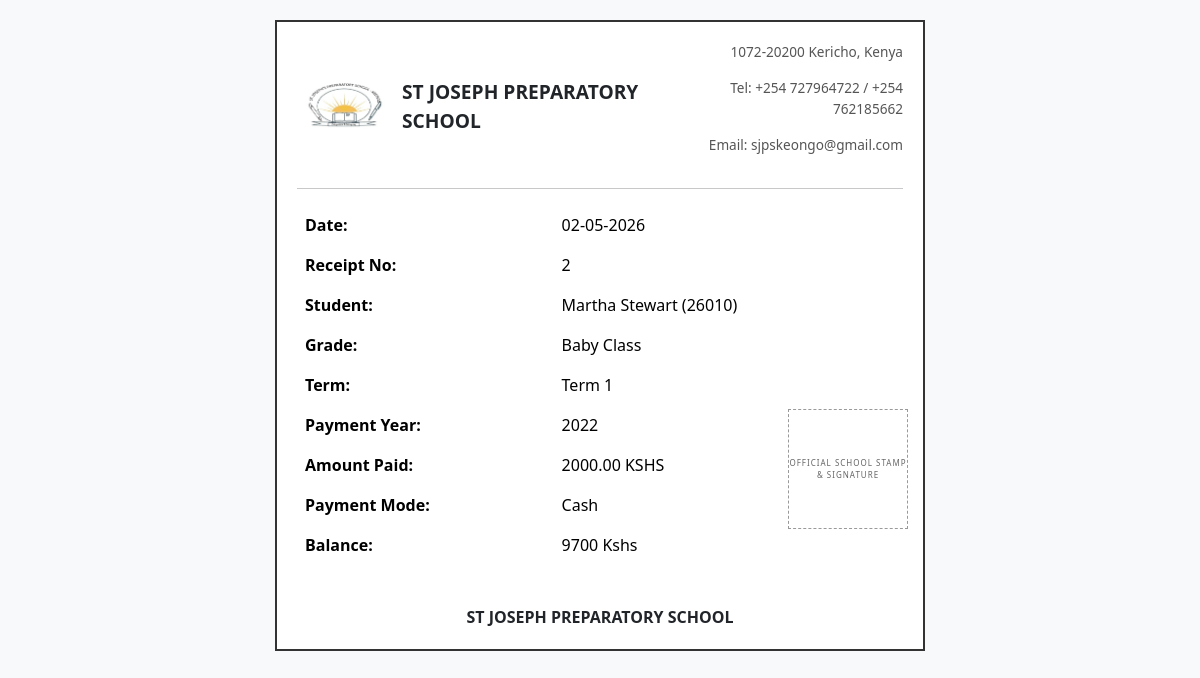
Screenshot of /fees/receipt/view/2/ with the database file from the repository.
### fees/models.py (models this page shows, shortened)
class Fee(models.Model):
    TERM_CHOICES = [
        ("Term 1", "Term 1"),
        ("Term 2", "Term 2"),
        ("Term 3", "Term 3"),
    ]
    PAYMENT_CHOICES = [
        ("Cash", "Cash"),
        ("Bank", "Bank"),
        ("Mpesa", "Mpesa"),
    ]
    GRADE_TOTALS = {
        'Baby Class': {'Term 1': 4300, 'Term 2': 3800, 'Term 3': 4500},
        'PP1': {'Term 1': 4400, 'Term 2': 3900, 'Term 3': 4600},
        'PP2': {'Term 1': 4400, 'Term 2': 3900, 'Term 3': 4600},
        'Grade 1': {'Term 1': 5300, 'Term 2': 4800, 'Term 3': 5100},
        'Grade 2': {'Term 1': 5100, 'Term 2': 4700, 'Term 3': 5100},
        'Grade 3': {'Term 1': 6300, 'Term 2': 5800, 'Term 3': 6500},
        'Grade 4': {'Term 1': 7300, 'Term 2': 6800, 'Term 3': 7300},
        'Grade 5': {'Term 1': 7800, 'Term 2': 7300, 'Term 3': 7800},
        'Grade 6': {'Term 1': 8300, 'Term 2': 7800, 'Term 3': 8500},
        'Grade 7': {'Term 1': 8300, 'Term 2': 7800, 'Term 3': 8500},
        'Grade 8': {'Term 1': 8300, 'Term 2': 7800, 'Term 3': 8500},
        'Grade 9': {'Term 1': 8300, 'Term 2': 7800, 'Term 3': 8500},
    }
    HISTORICAL_FEES = {
        2022: {
            'Baby Class': {'Term 1': 4000, 'Term 2': 3500, 'Term 3': 4200},
            'PP1': {'Term 1': 4100, 'Term 2': 3600, 'Term 3': 4300},
            'PP2': {'Term 1': 4100, 'Term 2': 3600, 'Term 3': 4300},
            'Grade 1': {'Term 1': 5000, 'Term 2': 4500, 'Term 3': 4750},
            'Grade 2': {'Term 1': 4800, 'Term 2': 4400, 'Term 3': 4800},
            'Grade 3': {'Term 1': 6000, 'Term 2': 5500, 'Term 3': 6200},
            'Grade 4': {'Term 1': 7000, 'Term 2': 6500, 'Term 3': 7000},
            'Grade 5': {'Term 1': 7500, 'Term 2': 7000, 'Term 3': 7500},
            'Grade 6': {'Term 1': 8000, 'Term 2': 7500, 'Term 3': 8200},
            'Grade 7': {'Term 1': 8000, 'Term 2': 7500, 'Term 3': 8200},
            'Grade 8': {'Term 1': 8000, 'Term 2': 7500, 'Term 3': 8200},
            'Grade 9': {'Term 1': 8000, 'Term 2': 7500, 'Term 3': 8200},
        },
        2023: {
            'Baby Class': {'Term 1': 4100, 'Term 2': 3600, 'Term 3': 4300},
            'PP1': {'Term 1': 4200, 'Term 2': 3700, 'Term 3': 4400},
            'PP2': {'Term 1': 4200, 'Term 2': 3700, 'Term 3': 4400},
            'Grade 1': {'Term 1': 5100, 'Term 2': 4600, 'Term 3': 4850},
            'Grade 2': {'Term 1': 4900, 'Term 2': 4500, 'Term 3': 4900},
            'Grade 3': {'Term 1': 6100, 'Term 2': 5600, 'Term 3': 6300},
            'Grade 4': {'Term 1': 7100, 'Term 2': 6600, 'Term 3': 7100},
            'Grade 5': {'Term 1': 7600, 'Term 2': 7100, 'Term 3': 7600},
            'Grade 6': {'Term 1': 8100, 'Term 2': 7600, 'Term 3': 8300},
            'Grade 7': {'Term 1': 8100, 'Term 2': 7600, 'Term 3': 8300},
            'Grade 8': {'Term 1': 8100, 'Term 2': 7600, 'Term 3': 8300},
            'Grade 9': {'Term 1': 8100, 'Term 2': 7600, 'Term 3': 8300},
        },
        2024: {
            'Baby Class': {'Term 1': 4200, 'Term 2': 3700, 'Term 3': 4400},
            'PP1': {'Term 1': 4300, 'Term 2': 3800, 'Term 3': 4500},
            'PP2': {'Term 1': 4300, 'Term 2': 3800, 'Term 3': 4500},
            'Grade 1': {'Term 1': 5200, 'Term 2': 4700, 'Term 3': 5000},
            'Grade 2': {'Term 1': 5000, 'Term 2': 4600, 'Term 3': 5000},
            'Grade 3': {'Term 1': 6200, 'Term 2': 5700, 'Term 3': 6400},
            'Grade 4': {'Term 1': 7200, 'Term 2': 6700, 'Term 3': 7200},
            'Grade 5': {'Term 1': 7700, 'Term 2': 7200, 'Term 3': 7700},
            'Grade 6': {'Term 1': 8200, 'Term 2': 7700, 'Term 3': 8400},
            'Grade 7': {'Term 1': 8200, 'Term 2': 7700, 'Term 3': 8400},
            'Grade 8': {'Term 1': 8200, 'Term 2': 7700, 'Term 3': 8400},
            'Grade 9': {'Term 1': 8200, 'Term 2': 7700, 'Term 3': 8400},
        },
        2025: {
            'Baby Class': {'Term 1': 4300, 'Term 2': 3800, 'Term 3': 4500},
            'PP1': {'Term 1': 4400, 'Term 2': 3900, 'Term 3': 4600},
            'PP2': {'Term 1': 4400, 'Term 2': 3900, 'Term 3': 4600},
            'Grade 1': {'Term 1': 5300, 'Term 2': 4800, 'Term 3': 5100},
            'Grade 2': {'Term 1': 5100, 'Term 2': 4700, 'Term 3': 5100},
            'Grade 3': {'Term 1': 6300, 'Term 2': 5800, 'Term 3': 6500},
            'Grade 4': {'Term 1': 7300, 'Term 2': 6800, 'Term 3': 7300},
            'Grade 5': {'Term 1': 7800, 'Term 2': 7300, 'Term 3': 7800},
            'Grade 6': {'Term 1': 8300, 'Term 2': 7800, 'Term 3': 8500},
            'Grade 7': {'Term 1': 8300, 'Term 2': 7800, 'Term 3': 8500},
            'Grade 8': {'Term 1': 8300, 'Term 2': 7800, 'Term 3': 8500},
            'Grade 9': {'Term 1': 8300, 'Term 2': 7800, 'Term 3': 8500},
        }
    }
    student = models.ForeignKey(Student, on_delete=models.CASCADE)
    term = models.CharField(max_length=10, choices=TERM_CHOICES, default="Term 1")
    payment_year = models.IntegerField(default=datetime.now().year)
    amount_paid = models.DecimalField(max_digits=10, decimal_places=2)
    payment_method = models.CharField(max_length=10, choices=PAYMENT_CHOICES)
    mpesa_code = models.CharField(max_length=20, blank=True, null=True)
    receipt = models.FileField(upload_to='receipts/%Y/%m/%d/', null=True, blank=True)
    date_paid = models.DateTimeField(auto_now_add=True)

### students_app/models.py (models this page shows, shortened)
class Student(models.Model):
    GENDER_CHOICES = [
        ('M', 'Male'),
        ('F', 'Female'),
    ]
    GRADE_CHOICES = [
        ('Baby Class', 'Baby Class'),
        ('PP1', 'PP1'),
        ('PP2', 'PP2'),
        ('Grade 1', 'Grade 1'),
        ('Grade 2', 'Grade 2'),
        ('Grade 3', 'Grade 3'),
        ('Grade 4', 'Grade 4'),
        ('Grade 5', 'Grade 5'),
        ('Grade 6', 'Grade 6'),
        ('Grade 7', 'Grade 7'),
        ('Grade 8', 'Grade 8'),
        ('Grade 9', 'Grade 9'),
    ]
    BOARDING_CHOICES = [
        ("Yes", "Yes"),
        ("No", "No"),
    ]
    name = models.CharField(max_length=100)
    admission_number = models.CharField(max_length=20, unique=True)
    student_grade = models.CharField(max_length=20, choices=GRADE_CHOICES)
    gender = models.CharField(max_length=1, choices=GENDER_CHOICES, blank=True, null=True)
    is_boarder = models.CharField(max_length=3, choices=BOARDING_CHOICES, default="No")
    date_of_birth = models.DateField(blank=True, null=True)
    admission_year = models.IntegerField(default=datetime.now().year)
    email = models.EmailField(blank=True, null=True)
    phone_number = models.CharField(max_length=15, blank=True, null=True)
    parent_name = models.CharField(max_length=100, blank=True)

### fees/views.py (the view)
# urls.py: path('receipt/view/<int:fee_id>/', views.fee_receipt, name='fee_receipt'),
def fee_receipt(request, fee_id):
    fee = get_object_or_404(Fee, id=fee_id)
    total_paid = Fee.objects.filter(
        student=fee.student,
        payment_year=fee.payment_year,
        student__student_grade=fee.student.student_grade
    ).aggregate(total=Sum('amount_paid'))['total'] or 0
    grade_totals = {
        'Baby Class': 11700,
        'PP1': 11700,
        'PP2': 11700,
        'Grade 1': 12750,
        'Grade 2': 12000,
        'Grade 3': 15000,
        'Grade 4': 18000,
        'Grade 5': 20000,
        'Grade 6': 22000,
        'Grade 7': 22000,
        'Grade 8': 22000,
        'Grade 9': 22000,
    }
    total_fee = grade_totals.get(fee.student.student_grade, 10000)
    balance = total_fee - total_paid
    context = {
        'fee': fee,
        'total_fee': total_fee,
        'total_paid': total_paid,
        'balance': balance,
        'amount_in_words': num2words(fee.amount_paid, to='currency', lang='en'),
        'school_name': 'ST JOSEPH PREPARATORY SCHOOL'
    }
    return render(request, 'fees/receipt.html', context)

### fees/templates/fees/receipt.html (shortened to what this page needs)
{% load static %}
<!DOCTYPE html>
<html lang="en">
<head>
    <link href="https://cdn.jsdelivr.net/npm/bootstrap@5.3.2/dist/css/bootstrap.min.css" rel="stylesheet">
</head>
<body>
<div class="receipt">
    <div class="stamp-box">
        <div class="stamp-text">
            OFFICIAL SCHOOL STAMP & SIGNATURE
        </div>
    </div>
    <div class="header">
        <div class="header-left">
            <img src="{% static 'students_app/images/pass.png' %}" alt="Anaku Logo" width="90">
            <div class="school-name">
                {{ school_name }}
            </div>
        </div>
        <div class="contact-info">
            <p>1072-20200 Kericho, Kenya</p>
            <p>Tel: +254 727964722 / +254 762185662</p>
            <p>Email: sjpskeongo@gmail.com</p>
        </div>
    </div>
    <hr>
    <table class="table table-borderless">
        <tr>
            <th>Date:</th>
            <td>{{ fee.date_paid|date:"m-d-Y" }}</td>
        </tr>
        <tr>
            <th>Receipt No:</th>
            <td>{{ fee.id }}</td>
        </tr>
        <tr>
            <th>Student:</th>
            <td>{{ fee.student.name }} ({{ fee.student.admission_number }})</td>
        </tr>
        <tr>
            <th>Grade:</th>
            <td>{{ fee.student.student_grade }}</td>
        </tr>
        <tr>
            <th>Term:</th>
            <td>{{ fee.term }}</td>
        </tr>
        <tr>
            <th>Payment Year:</th>
            <td>{{ fee.payment_year }}</td>
        </tr>
        <tr>
            <th>Amount Paid:</th>
            <td>{{ fee.amount_paid }} KSHS</td>
        </tr>
        <tr>
            <th>Payment Mode:</th>
            <td>{{ fee.payment_method }}</td>
        </tr>
        <tr>
            <th>Balance:</th>
            <td>{{ balance }} Kshs</td>
        </tr>
    </table>
    <div class="footer">
        {{ school_name }}
    </div>
</div>
</body>
</html>

### fees/templates/fees/receipt.html (style rules this page uses)
body { background:#f8f9fa; }
.receipt { max-width: 650px; margin: 20px auto; padding: 20px; border: 2px solid #333; background: white; position: relative; }
.header { display: flex; justify-content: space-between; align-items: center; margin-bottom: 15px; }
.header-left { display: flex; align-items: center; }
.header-left img { margin-right: 15px; }
.school-name { font-size: 1.2rem; font-weight: bold; }
.contact-info { text-align: right; font-size: 0.85rem; color: #555; }
.stamp-box { position: absolute; right: 15px; bottom: 120px; width: 120px; height: 120px; border: 1px dashed #999; text-align: center; display: flex; justify-content: center; align-items: center; }
.stamp-text { font-size: 0.50rem; color: #666; writing-mode: horizontal-tb; text-orientation: upright; letter-spacing: 1px; }
.footer { text-align: center; margin-top: 40px; font-weight: bold; }

### rows the page displays
Fee: date_paid "02-05-2026", id "2", student.name "Martha Stewart", student.admission_number "26010", student.student_grade "Baby Class", term "Term 1", payment_year "2022", amount_paid "2000.00", payment_method "Cash"

### other values shown
{{ school_name }} "ST JOSEPH PREPARATORY SCHOOL"
{{ balance }} "9700"
